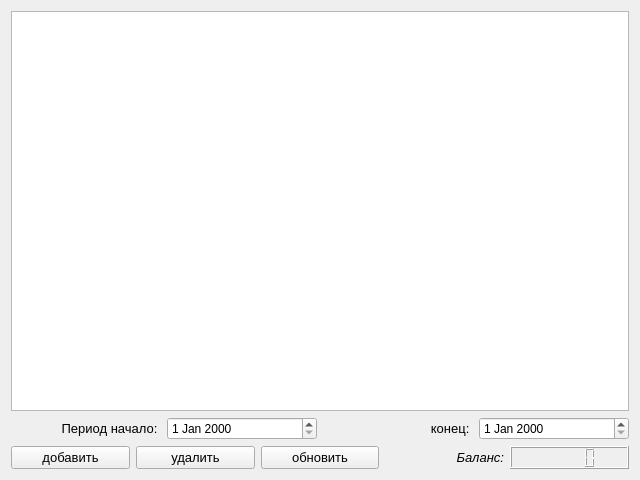
<?xml version="1.0" encoding="UTF-8"?>
<ui version="4.0">
 <class>Form</class>
 <widget class="QWidget" name="Form">
  <property name="geometry">
   <rect>
    <x>0</x>
    <y>0</y>
    <width>640</width>
    <height>480</height>
   </rect>
  </property>
  <property name="windowTitle">
   <string>MyMoney</string>
  </property>
  <layout class="QGridLayout" name="gridLayout">
   <item row="0" column="0">
    <layout class="QGridLayout" name="grid_main">
     <item row="3" column="0">
      <layout class="QHBoxLayout" name="hbox_bottom">
       <item>
        <widget class="QPushButton" name="btn_add">
         <property name="font">
          <font>
           <pointsize>10</pointsize>
          </font>
         </property>
         <property name="text">
          <string>добавить</string>
         </property>
        </widget>
       </item>
       <item>
        <widget class="QPushButton" name="btn_del">
         <property name="font">
          <font>
           <pointsize>10</pointsize>
          </font>
         </property>
         <property name="text">
          <string>удалить</string>
         </property>
        </widget>
       </item>
       <item>
        <widget class="QPushButton" name="btn_update">
         <property name="font">
          <font>
           <pointsize>10</pointsize>
          </font>
         </property>
         <property name="text">
          <string>обновить</string>
         </property>
        </widget>
       </item>
       <item>
        <widget class="QLabel" name="l_balance">
         <property name="font">
          <font>
           <pointsize>10</pointsize>
           <italic>true</italic>
          </font>
         </property>
         <property name="text">
          <string>Баланс:</string>
         </property>
         <property name="alignment">
          <set>Qt::AlignRight|Qt::AlignTrailing|Qt::AlignVCenter</set>
         </property>
        </widget>
       </item>
       <item>
        <widget class="QLCDNumber" name="lcd_balance"/>
       </item>
      </layout>
     </item>
     <item row="1" column="0">
      <widget class="QTableView" name="tv_table"/>
     </item>
     <item row="2" column="0">
      <layout class="QHBoxLayout" name="hbox_middle">
       <item>
        <widget class="QLabel" name="l_date_end_2">
         <property name="font">
          <font>
           <pointsize>10</pointsize>
          </font>
         </property>
         <property name="text">
          <string>Период начало: </string>
         </property>
         <property name="alignment">
          <set>Qt::AlignRight|Qt::AlignTrailing|Qt::AlignVCenter</set>
         </property>
        </widget>
       </item>
       <item>
        <widget class="QDateEdit" name="d_date_start"/>
       </item>
       <item>
        <widget class="QLabel" name="l_date_end">
         <property name="font">
          <font>
           <pointsize>10</pointsize>
          </font>
         </property>
         <property name="text">
          <string>конец: </string>
         </property>
         <property name="alignment">
          <set>Qt::AlignRight|Qt::AlignTrailing|Qt::AlignVCenter</set>
         </property>
        </widget>
       </item>
       <item>
        <widget class="QDateEdit" name="d_date_stop"/>
       </item>
      </layout>
     </item>
    </layout>
   </item>
  </layout>
 </widget>
 <resources/>
 <connections/>
</ui>
